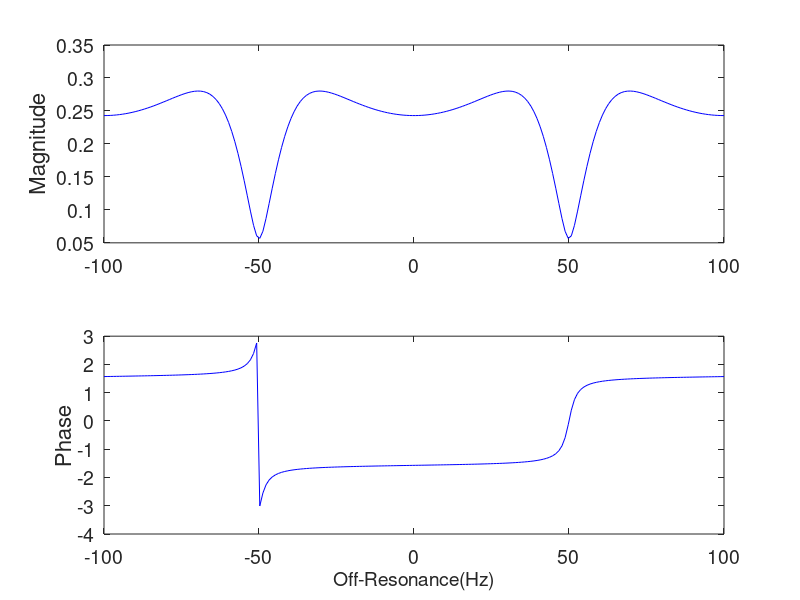
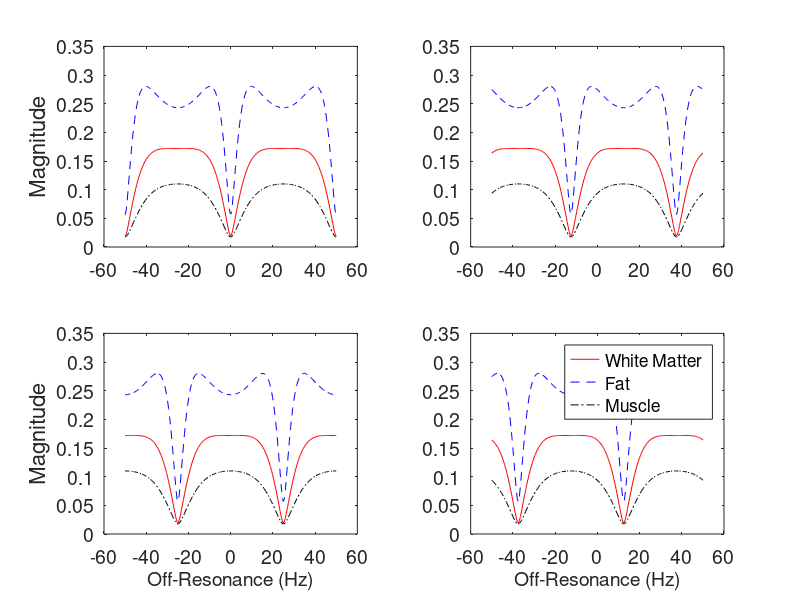
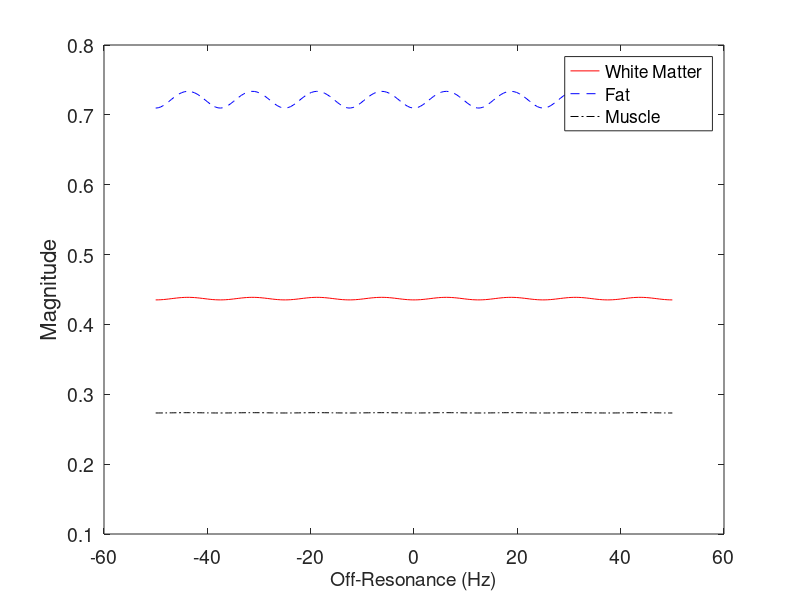

Source code (MATLAB) for these figures, in order:
function SSPFBench()

    % ------------ Tissue (ms) ------------
    % Gray Matter  : T1 - 920, T2 - 100
    % White Matter : T1 - 790, T2 - 92
    % Fat:           T1 - 270, T2 - 85
    % Muscle:        T1 - 870, T2 - 47
    % ------------ Tissue (ms) ------------
    % Fat Water Spin Separation = 228 Hz
        
    alpha = pi/5;
    T1 = 790/1000; T2 = 92/1000; TR = 10/1000; 
    T1F = 270/1000; T2F = 85/1000;
    T1M = 870/1000; T2M = 47/1000;
    
%     SSPF(alpha, dphi, T1, T2, TR, 'b');
% 	 FEMR(alpha, -pi/2, pi/2, T1, T2, TR, 'b');

    M1 = SSPF(alpha, 0, T1, T2, TR, 'b');
    M2 = SSPF(alpha, pi/2, T1, T2, TR, 'r');
    M3 = SSPF(alpha, pi, T1, T2, TR,'g');
    M4 = SSPF(alpha, 3*pi/2, T1, T2, TR,'k');
    
    M1F = SSPF(alpha, 0, T1F, T2F, TR, 'b');   M1F180 = SSPF(alpha, pi, T1F, T2F, TR, 'b');
    M2F = SSPF(alpha, pi/2, T1F, T2F, TR, 'r');
    M3F = SSPF(alpha, pi, T1F, T2F, TR,'g');
    M4F = SSPF(alpha, 3*pi/2, T1F, T2F, TR,'k');

    M1M = SSPF(alpha, 0, T1M, T2M, TR, 'b');
    M2M = SSPF(alpha, pi/2, T1M, T2M, TR, 'r');
    M3M = SSPF(alpha, pi, T1M, T2M, TR,'g');
    M4M = SSPF(alpha, 3*pi/2, T1M, T2M, TR,'k');
    
    % Plot two Spectrum 
    clf; 
    hFig = figure(1);
    set(hFig, 'Position', [500 500 300 300])
    b = linspace(-2*pi, 2*pi, length(M1F));
    f =  b / (2 * pi * TR);
    subplot(2,1,1);  plot(f, abs(M1F180), 'b'); 
    set(gca,'FontSize',14)
    ylabel('Magnitude', 'FontSize', 16);

    subplot(2,1,2);  plot(f, angle(M1F180), 'b');  
    set(gca,'FontSize',14)
    xlabel('Off-Resonance(Hz)', 'FontSize', 14);   ylabel('Phase', 'FontSize', 16);
    
    hFig = figure(2);
    set(hFig, 'Position', [500 500 400 400])
    b = linspace(-pi, pi, length(M1));
    f =  b / (2 * pi * TR);
    subplot(2,2,1); plot(f, abs(M1), 'r'); hold on;
    subplot(2,2,2); plot(f, abs(M2), 'r'); hold on;
    subplot(2,2,3); plot(f, abs(M3), 'r'); hold on;
    subplot(2,2,4); plot(f, abs(M4), 'r'); hold on;
    
    subplot(2,2,1); plot(f, abs(M1F), 'b--'); 
    subplot(2,2,2); plot(f, abs(M2F), 'b--'); 
    subplot(2,2,3); plot(f, abs(M3F), 'b--'); 
    subplot(2,2,4); plot(f, abs(M4F), 'b--'); 
    
    subplot(2,2,1); plot(f, abs(M1M), 'k-.'); hold off;
    set(gca,'FontSize',14)
    ylabel('Magnitude', 'FontSize', 16);
    subplot(2,2,2); plot(f, abs(M2M), 'k-.'); hold off;
    set(gca,'FontSize',14)
    subplot(2,2,3); plot(f, abs(M3M), 'k-.'); hold off;   
    set(gca,'FontSize',14)
    xlabel('Off-Resonance (Hz)', 'FontSize', 14);
    ylabel('Magnitude', 'FontSize', 16);
    subplot(2,2,4); plot(f, abs(M4M), 'k-.'); hold off;
    set(gca,'FontSize',14)
    xlabel('Off-Resonance (Hz)', 'FontSize', 14);
    legend('White Matter', 'Fat', 'Muscle');

    
    M = [M1,M2,M3,M4];
    MF = [M1F,M2F,M3F,M4F];
    MM = [M1M,M2M,M3M,M4M];
    Mc = ComplexSum(M);
    MFc = ComplexSum(MF);
    MMc = ComplexSum(MM);
    
    hFig = figure(3);
    set(hFig, 'Position', [500 500 400 400])    
    f =  b / (2 * pi * TR);
    plot(f, abs(Mc),'r'); hold on;
    plot(f, abs(MFc),'b--'); 
    plot(f, abs(MMc),'k-.'); hold off;
    ylim([0.1 .8]);
    set(gca,'FontSize',14)
    xlabel('Off-Resonance (Hz)', 'FontSize', 14);
    ylabel('Magnitude', 'FontSize', 16);    
    legend('White Matter', 'Fat', 'Muscle');

    
%     M = [M1,M2,M3,M4];
%     figure(2); clf; hold on;
%     plot(MaxIntensity(M),'r');  
%     plot(ComplexSum(M),'g');    
%     plot(MagnitudeSum(M),'b');  
%     plot(SumOfSquares(M),'k');  
%     hold off;
%     legend('Max Intensity', 'Complex Sum', 'Magnitude Sum', 'Sum of Squares');
%     ylim([0 1]);
        
%     X = [ 1 2 0; 2 0 3; 0 3 4] 
%     RemoveNulls(X)
%     M = [M1,M2,M3,M4];
%     M = RemoveNulls(M);
%     figure(3); clf; hold on;
%     plot(MaxIntensity(M),'r');  
%     plot(ComplexSum(M),'g');    
%     plot(MagnitudeSum(M),'b');  
%     plot(SumOfSquares(M),'k');  
%     hold off;
%     legend('Max Intensity', 'Complex Sum', 'Magnitude Sum', 'Sum of Squares');
%     ylim([0 1]);
end

function [M] = SSPF(alpha, dphi, T1, T2, TR, plotstring)

    TE = TR/2;
    
    Nr = 200;  % Number of Repetitions
    Ns = 200; % Number of Samples for Off-Resonance Graph
    BetaMax = 2*pi; % Off Resonance - Free-Precession Angle (rad)
    
    M0 = 1; phi = 0; 
    
    Rx = [cos(alpha)*sin(phi)^2+cos(phi)^2 (1-cos(alpha))*cos(phi)*sin(phi) -sin(alpha)*sin(phi) ;
          (1-cos(alpha))*cos(phi)*sin(phi) cos(alpha)*cos(phi)^2+sin(phi)^2 sin(alpha)*cos(phi)  ;
          sin(alpha)*sin(phi)              -sin(alpha)*cos(phi)             cos(alpha)          ];
      
    SampleCount = 0;
    for b = linspace(-BetaMax, BetaMax, Ns)   % Interate through Beta values

        M = [0,0,M0]'; % Starting M Vector
        SampleCount = SampleCount + 1
        for n = 1:Nr   % Interate through tips
            % Alpha Degree Tip
            Mtip = Rx*M;  

            % T1, T2 Relaxation
            E = diag([exp(-TR/T2), exp(-TR/T2), exp(-TR/T1)]);
            Ez = [0;0;M0*(1-exp(-TR/T1))];
            % Off Resonance Precesion
            P = [cos(b),sin(b),0; -sin(b),cos(b),0; 0,0,1];
            % Single after Relaxation and Off-Resonace Precession
            M = P * E * Mtip + Ez;

            phi = phi + dphi;
            Rx = [cos(alpha)*sin(phi)^2+cos(phi)^2 (1-cos(alpha))*cos(phi)*sin(phi) -sin(alpha)*sin(phi) ;      
                  (1-cos(alpha))*cos(phi)*sin(phi) cos(alpha)*cos(phi)^2+sin(phi)^2 sin(alpha)*cos(phi)  ;
                  sin(alpha)*sin(phi)              -sin(alpha)*cos(phi)             cos(alpha)          ];
        end

        % After One Last Tip, and T1,T2 Relaxation and Beta Precession
        Mtip = Rx*M;
        E = diag([exp(-TE/T2), exp(-TE/T2), exp(-TE/T1)]); Ez = [0;0;M0*(1-exp(-TE/T1))];
        P = [cos(b * TE/TR),sin(b * TE/TR),0; -sin(b * TE/TR),cos(b * TE/TR),0; 0,0,1];
        M = P * E * Mtip + Ez;

        % Save Sample Point after Steady State is Reached
        Ms(1,SampleCount) = norm(M(1:2));
        Ms(2,SampleCount) = angle(M(1)+j*M(2));

    end

    M = Ms;
    
    Beta = linspace(-BetaMax, BetaMax, Ns);
    f = Beta / TR / (2*pi);
    PlotSpectra(f, M(1,:), M(2,:), plotstring);
    
    % Make a Column Vector
    M = MagAngleToComplex(Ms(1,:),Ms(2,:))';

end

function [Meven, Modd] = FEMR(alpha, dphi1, dphi2, T1, T2, TR, plotstring)

    TE = TR/2;
    
    Nr = 200;  % Number of Repetitions
    Ns = 200; % Number of Samples for Off-Resonance Graph
    BetaMax = 2*pi; % Off Resonance - Free-Precession Angle (rad)
    
    M0 = 1; phi = 0; 
    
    Rx = [cos(alpha)*sin(phi)^2+cos(phi)^2 (1-cos(alpha))*cos(phi)*sin(phi) -sin(alpha)*sin(phi) ;
          (1-cos(alpha))*cos(phi)*sin(phi) cos(alpha)*cos(phi)^2+sin(phi)^2 sin(alpha)*cos(phi)  ;
          sin(alpha)*sin(phi)              -sin(alpha)*cos(phi)             cos(alpha)          ];
      
    SampleCount = 0;
    for b = linspace(-BetaMax, BetaMax, Ns)   % Interate through Beta values
        
        % Reset M Vector and Total Phi
        M = [0,0,M0]'; % Starting M Vector
        phi = 0;
        
        SampleCount = SampleCount + 1
        for n = 1:Nr   % Interate through tips
            % Alpha Degree Tip
            Mtip = Rx*M;  

            % T1, T2 Relaxation
            E = diag([exp(-TR/T2), exp(-TR/T2), exp(-TR/T1)]);
            Ez = [0;0;M0*(1-exp(-TR/T1))];
            % Off Resonance Precesion
            P = [cos(b),sin(b),0; -sin(b),cos(b),0; 0,0,1];
            % Single after Relaxation and Off-Resonace Precession
            M = P * E * Mtip + Ez;

            if ( mod(n, 2) == 0)
                phi = phi + dphi1;
            else
                phi = phi + dphi2;
            end
            Rx = [cos(alpha)*sin(phi)^2+cos(phi)^2 (1-cos(alpha))*cos(phi)*sin(phi) -sin(alpha)*sin(phi) ;      
                  (1-cos(alpha))*cos(phi)*sin(phi) cos(alpha)*cos(phi)^2+sin(phi)^2 sin(alpha)*cos(phi)  ;
                  sin(alpha)*sin(phi)              -sin(alpha)*cos(phi)             cos(alpha)          ];
        
            % Acquire Even and Odd Samples at Steady State
            if (n == Nr)
                % After One Last Tip, and T1,T2 Relaxation and Beta Precession
                Mtip = Rx*M;
                E = diag([exp(-TE/T2), exp(-TE/T2), exp(-TE/T1)]); Ez = [0;0;M0*(1-exp(-TE/T1))];
                P = [cos(b * TE/TR),sin(b * TE/TR),0; -sin(b * TE/TR),cos(b * TE/TR),0; 0,0,1];
                M1 = P * E * Mtip + Ez;

                % Save Sample Point after Steady State is Reached
                Meven(1,SampleCount) = norm(M1(1:2));
                Meven(2,SampleCount) = angle(M1(1)+j*M1(2));
            elseif (n == Nr - 1)
                % After One Last Tip, and T1,T2 Relaxation and Beta Precession
                Mtip = Rx*M;
                E = diag([exp(-TE/T2), exp(-TE/T2), exp(-TE/T1)]); Ez = [0;0;M0*(1-exp(-TE/T1))];
                P = [cos(b * TE/TR),sin(b * TE/TR),0; -sin(b * TE/TR),cos(b * TE/TR),0; 0,0,1];
                M2 = P * E * Mtip + Ez;

                % Save Sample Point after Steady State is Reached
                Modd(1,SampleCount) = norm(M2(1:2));
                Modd(2,SampleCount) = angle(M2(1)+j*M2(2));
            end
        
        end
    end

    Beta = linspace(-BetaMax, BetaMax, Ns);
    f = Beta / TR / (2*pi);
    figure(1);
    PlotSpectra(f, Meven(1,:), Meven(2,:), plotstring);
    figure(2);
    PlotSpectra(f, Modd(1,:), Modd(2,:), plotstring);
    
    % Make a Column Vector
    Meven = MagAngleToComplex(Meven(1,:),Meven(2,:))';
    Modd = MagAngleToComplex(Modd(1,:),Modd(2,:))';
end

function PlotSpectra(f, Mag, Angle, plotstring)
    % Plot SSFP Spectrum
    subplot(2,1,1); plot(f, Mag, plotstring); hold on;
    ylabel('Magnitude');
    xlabel('Frequency (Hertz)');
    subplot(2,1,2); plot(f, Angle, plotstring); hold off;
    xlabel('Frequency (Hertz)');
    ylabel('Angle');   
end

function [Z] = MagAngleToComplex(Mag,Ang)
    Z = Mag .* exp(i.*Ang);
end

function [Mag, Ang] = ComplexToMagAng(Z)
    Mag = abs(Z);
    Ang = angle(Z);
end

function [Out] = MaxIntensity( X )
    Out = max(abs(X), [], 2);
end

function [Out] = ComplexSum( X )
    Out = sum(X, 2);
end

function [Out] = MagnitudeSum( X )
    Out = sum( abs(X), 2);
end

function [Out] = SumOfSquares( X ) 
    Out = sqrt( sum(abs(X).^2, 2) );
end 

function [Out] = RemoveNulls(M)
    Ns = length(M);      % Sample Length
    N = length(M(1,:));  % Number of Datasets
    
    Mout = [];
    for ns = 1:Ns
        min = M(ns, 1);
        minIndex = 1;
        for n = 1:N
            if abs(M(ns, n)) < abs(min)
                minIndex = n;
            end
        end
        
        sample = ones(N,1);
        sample(minIndex) = 0;         
        
        count = 1;
        for n = 1:N
           if (sample(n) == 1)
                Mout(ns, count) = M(ns, n);
                count = count + 1;
           end
        end
        
    end
    
    Out = Mout;
end

